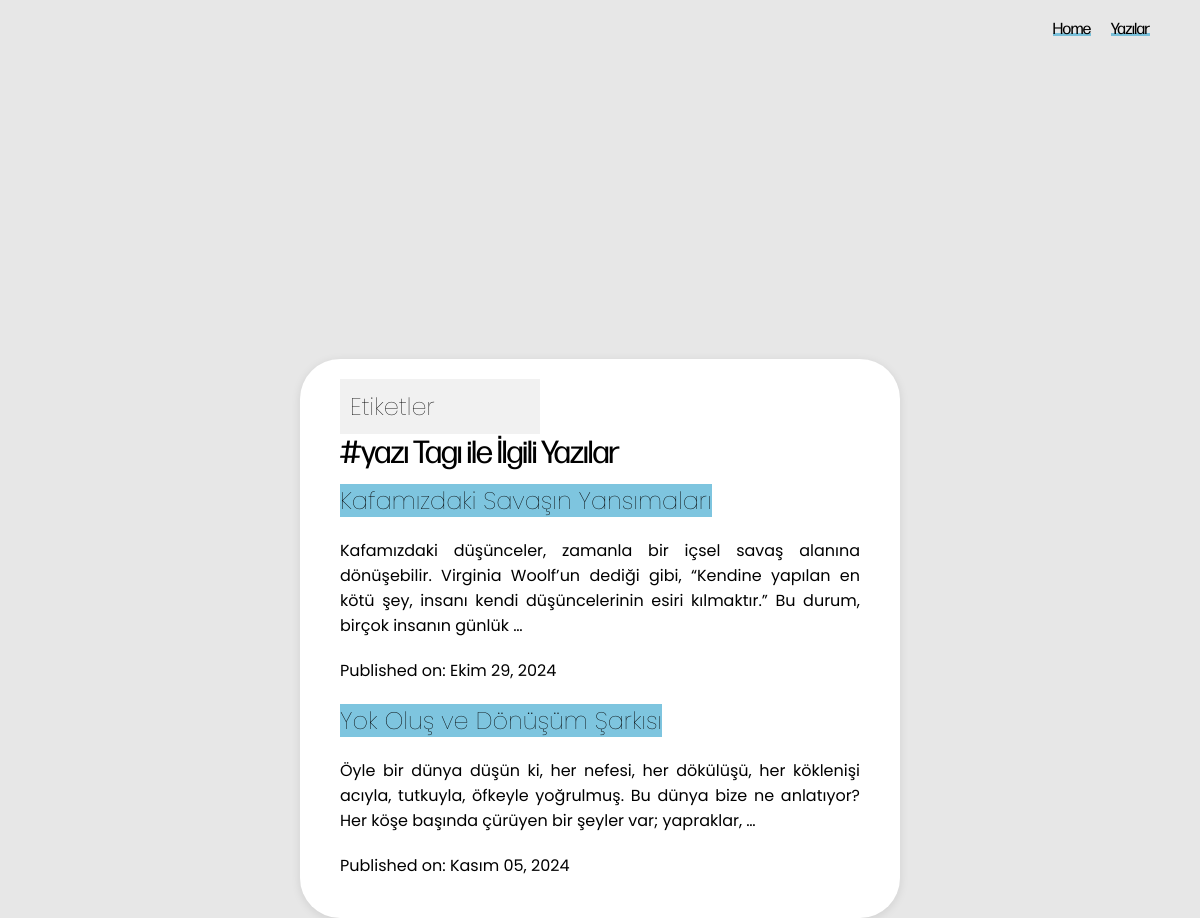
/blog/tag/1/, run on the app's committed database.
### blog/models.py (models this page shows, shortened)
class Tag(models.Model):
    name = models.CharField(max_length=100, unique=True)
    class Meta:
        verbose_name='Etiket'
        verbose_name_plural='Etiketler'

class Post(models.Model):
    title = models.CharField(max_length=200)
    content = HTMLField()
    image = models.ImageField(upload_to='images/', blank=True, null=True)
    slug=models.SlugField(null=False, unique=True)
    status = models.CharField(max_length=20, choices=[('draft', 'Taslak'), ('published', 'Yayınlanan')], default='published')
    tags = models.ManyToManyField(Tag, related_name='posts', blank=True)
    created_at = models.DateTimeField(auto_now_add=True)
    updated_at = models.DateTimeField(auto_now=True)
    class Meta:
        verbose_name='Yazı'
        verbose_name_plural='Yazılar'

### blog/views.py (the view)
# urls.py: path('tag/<int:tag_id>/', TaggedPostsView.as_view(), name='tagged_posts'),
class TaggedPostsView(View):
    def get(self, request, tag_id):
        tag = get_object_or_404(Tag, id=tag_id)
        posts = tag.posts.filter(status='published')
        return render(request, 'blog/tagged_posts.html', {'tag': tag, 'posts': posts})

### templates/blog/tagged_posts.html (shortened to what this page needs)
<!DOCTYPE html>
<html lang="en">
<head>
    {% load static %}
    <link rel="stylesheet" type="text/css" href="{% static 'css/style.css' %}">
</head>
<body class="tagged-posts-page">
    <nav>
        <ul>
            <li><a href="{% url 'home' %}">Home</a></li>
            <li><a href="{% url 'post_list' %}">Yazılar</a></li>
        </ul>
    </nav>
    <div id="posts" class="container">
        <div class="tag-bar">
            <h2>Etiketler</h2>
        </div>
        <div class="posts">
            <h1>#{{ tag.name }} Tagı ile İlgili Yazılar</h1>
            {% for post in posts %}
                <h2><a href="{% url 'post_detail' slug=post.slug %}">{{ post.title }}</a></h2>
                <p>{{ post.content|safe|truncatewords:30 }}</p>
                <p class="post-date">Published on: {{ post.created_at|date:"F d, Y" }}</p>
            {% empty %}
                <p>Bu tag altında hiç yazı yok.</p>
            {% endfor %}
        </div>
    </div>
</body>
</html>

### blog/static/css/style.css (style rules this page uses)
* { margin: 0; padding: 0; box-sizing: border-box; }
body { font-family: 'FormaDJRBanner'; background-color: #e7e7e7; color: #000; }
nav ul { list-style: none; display: flex; justify-content: flex-end; padding: 20px; margin-right: 30px; }
nav ul li { margin-left: 20px; }
nav ul li a { color: #fff; text-decoration: none; font-size: 16px; }
ul li a { text-decoration: none; color: #18272F; position: relative; }
.tag-bar { width: 200px; background-color: #f1f1f1; padding: 10px; margin-right: 20px; }
.tag-bar h2 { font-family: "Poppins", sans-serif; font-weight: 100; font-style: normal; }
#posts { flex-grow: 1; }
.tagged-posts-page nav ul li a { color: #000; }
.tagged-posts-page ul li a::before { content: ''; background-color: hsla(196, 61%, 58%, .75); position: absolute; left: 0; bottom: 3px; width: 100%; height: 3px; z-index: -1; transition: opacity .3s ease-in-out, height .3s ease-in-out; }
.tagged-posts-page h2 a { color: inherit; text-decoration: none; font-family: "Poppins", sans-serif; font-weight: 100; font-style: normal; content: ''; background-color: hsla(196, 61%, 58%, .75); }
h1 { font-size: 2rem; font-weight: 400; margin-bottom: 10px; font-family: 'FormaDJRBanner', 'Poppins', sans-serif; font-weight: 100; font-style: normal; }
p { margin-bottom: 20px; font-family: 'Poppins', sans-serif; font-style: normal; font-size-adjust: 1.50rem; font-stretch: normal; }
.container { position: absolute; background-color: #ffffff; border-radius: 40px; padding: 20px 40px 20px 40px; box-shadow: 0 2px 10px rgba(0, 0, 0, 0.1); margin: 300px 300px; }

### data on the page
Tag: name "yazı"
Post: title "Kafamızdaki Savaşın Yansımaları", content "Kafamızdaki düşünceler, zamanla bir içsel savaş alanına dönüşebilir. Virginia Woolf’un dediği gibi, “Kendine yapılan en kötü şey, insanı kendi düşüncelerinin esiri kılmaktır.” Bu durum, birçok insanın günlük …", created_at "Ekim 29, 2024"
Post: title "Yok Oluş ve Dönüşüm Şarkısı", content "Öyle bir dünya düşün ki, her nefesi, her dökülüşü, her köklenişi acıyla, tutkuyla, öfkeyle yoğrulmuş. Bu dünya bize ne anlatıyor? Her köşe başında çürüyen bir şeyler var; yapraklar, …", created_at "Kasım 05, 2024"
